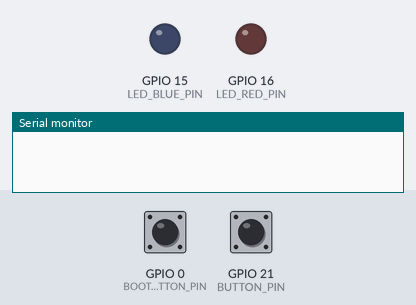
This program was run on a simulated ESP32-S3. On the bench: output pins drawn as LEDs (lit = HIGH), the last lines printed to the serial monitor. Dashed ring = blinking. The test bench sets the inputs (shaded band); at power-on: GPIO 0 (BOOT_BUTTON_PIN) HIGH, GPIO 21 (BUTTON_PIN) HIGH.

Above: at 2.2 s.
2.3 s: GPIO 0 (BOOT_BUTTON_PIN) pulled LOW for 0.15 s
At 3.0 s:
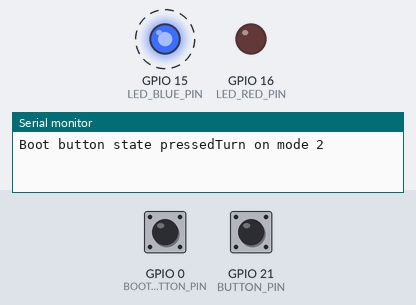
5.4 s: GPIO 21 (BUTTON_PIN) pulled LOW for 0.15 s
8.4 s: GPIO 0 (BOOT_BUTTON_PIN) pulled LOW for 1 s
At 10.2 s:
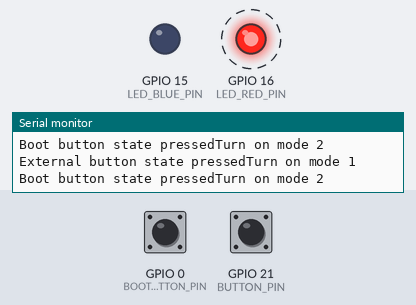
12.4 s: GPIO 21 (BUTTON_PIN) pulled LOW for 1 s
At 12.9 s:
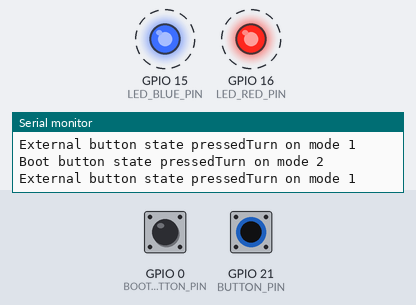
Timing chart, 0 to 16.4 s (numbered marks = the images above; inputs shaded):
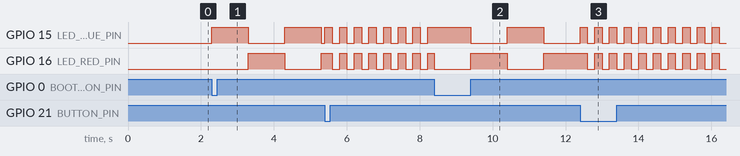

Measured:
- after the input at 2.3 s, GPIO 15 (LED_BLUE_PIN): alternates HIGH for 1.0 s and LOW for 1.0 s, starting at once; GPIO 16 (LED_RED_PIN): LOW → HIGH after 1.0 s, → LOW 1.0 s later, → HIGH 1.0 s later
- after the input at 8.4 s, GPIO 16 (LED_RED_PIN): LOW → HIGH after 1.0 s, → LOW 1.0 s later, → HIGH 1.0 s later
- after the input at 12.4 s, GPIO 15 (LED_BLUE_PIN), GPIO 16 (LED_RED_PIN): alternates HIGH for 0.20 s and LOW for 0.20 s, starting after 0.20 s

The program:

main.cpp
```cpp
#include <Arduino.h>

enum Mode { Undefined, Mode1, Mode2 };

constexpr int LED_BLUE_PIN = 15;
constexpr int LED_RED_PIN = 16;
constexpr int BUTTON_PIN = 21;
constexpr int BOOT_BUTTON_PIN = 0;
constexpr int DEBOUNCE_MILLIS = 50;

constexpr int DELAY_ACTION_BUTTON = 200;
constexpr int DELAY_BOOT_BUTTON = 1000;

static unsigned long lastButtonActionMillis = 0;
static unsigned long lastLedActionMillis = 0;

static Mode currentMode = Undefined;

void setup() {
    Serial.begin(115200);
    delay(1000);

    pinMode(LED_BLUE_PIN, OUTPUT);
    pinMode(LED_RED_PIN, OUTPUT);
    pinMode(BUTTON_PIN, INPUT_PULLUP);
    pinMode(BOOT_BUTTON_PIN, INPUT);
}

static void mode1(unsigned long currentMillis);

static void mode2(unsigned long currentMillis);

static void resetLedsState() {
    lastLedActionMillis = 0;
    digitalWrite(LED_BLUE_PIN, LOW);
    digitalWrite(LED_RED_PIN, LOW);
}

void loop() {
    const unsigned long currentMillis = millis();

    if (currentMillis - lastButtonActionMillis >= DEBOUNCE_MILLIS) {
        if (digitalRead(BUTTON_PIN) == LOW && currentMode != Mode1) {
            Serial.print("External button state pressed");
            lastButtonActionMillis = currentMillis;
            resetLedsState();
            Serial.print("Turn on mode 1\n");
            currentMode = Mode1;
        } else if (digitalRead(BOOT_BUTTON_PIN) == LOW && currentMode != Mode2) {
            Serial.print("Boot button state pressed");
            lastButtonActionMillis = currentMillis;
            resetLedsState();
            Serial.print("Turn on mode 2\n");
            currentMode = Mode2;
        }
    }

    switch (currentMode) {
        case Mode1:
            mode1(currentMillis);
            break;
        case Mode2:
            mode2(currentMillis);
            break;
        case Undefined: break;
    }
}

static void invertLedState(const int ledPin) {
    digitalWrite(ledPin, digitalRead(ledPin) ^ 1);
}

static void mode1(const unsigned long currentMillis) {
    if (currentMillis - lastLedActionMillis > DELAY_ACTION_BUTTON) {
        lastLedActionMillis = currentMillis;
        invertLedState(LED_BLUE_PIN);
        invertLedState(LED_RED_PIN);
    }
}

static void mode2(const unsigned long currentMillis) {
    if (currentMillis - lastLedActionMillis > DELAY_BOOT_BUTTON) {
        lastLedActionMillis = currentMillis;
        invertLedState(LED_BLUE_PIN);
        digitalWrite(LED_RED_PIN, digitalRead(LED_BLUE_PIN) ^ 1);
    }
}
```
